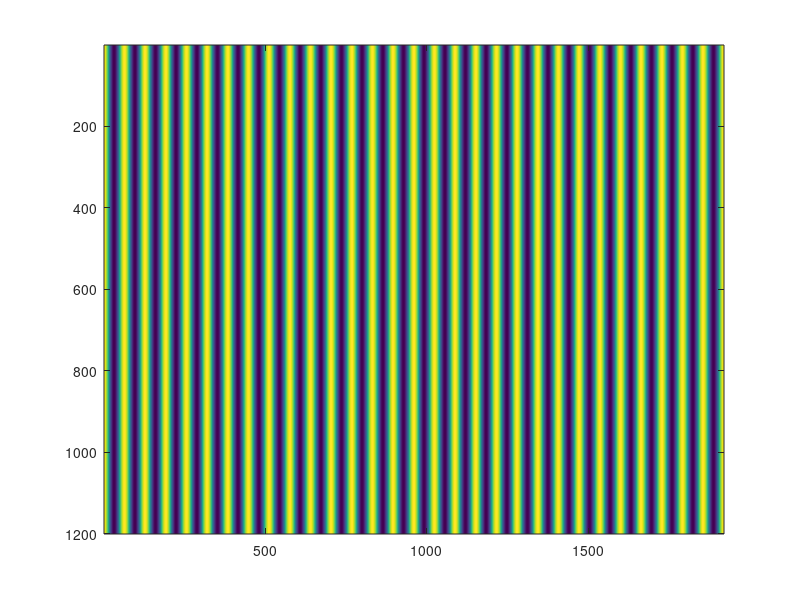

The MATLAB source for this figure: (Note: this script raises an error after producing the figure.)
function COSYNE2011_createSFStim
%% sfGratings
f = figure;
ax = axes;
[X Y] = meshgrid(1:1920,1:1200);
GratSize = 64;
z = cos(mod(X,GratSize)/GratSize*2*pi);
imagesc(z)
delta = diff(minmax(z(:)))/256;

xPix = 1920;
monitorWidth = 571.5; monitorHeight = 480;
distToMonitor = 300;
mmPerPix = monitorWidth/xPix;
degPerPix = rad2deg(atan(1/distToMonitor))*mmPerPix;


set(ax,'XTick',[],'YTick',1200,'YTickLabel',sprintf('%2.0f%c',GratSize*degPerPix,char(176)));
colormap([[0:delta:1]' [0:delta:1]' [0:delta:1]']);
settings.fontSize=25;
cleanUpFigure(f,settings)
end